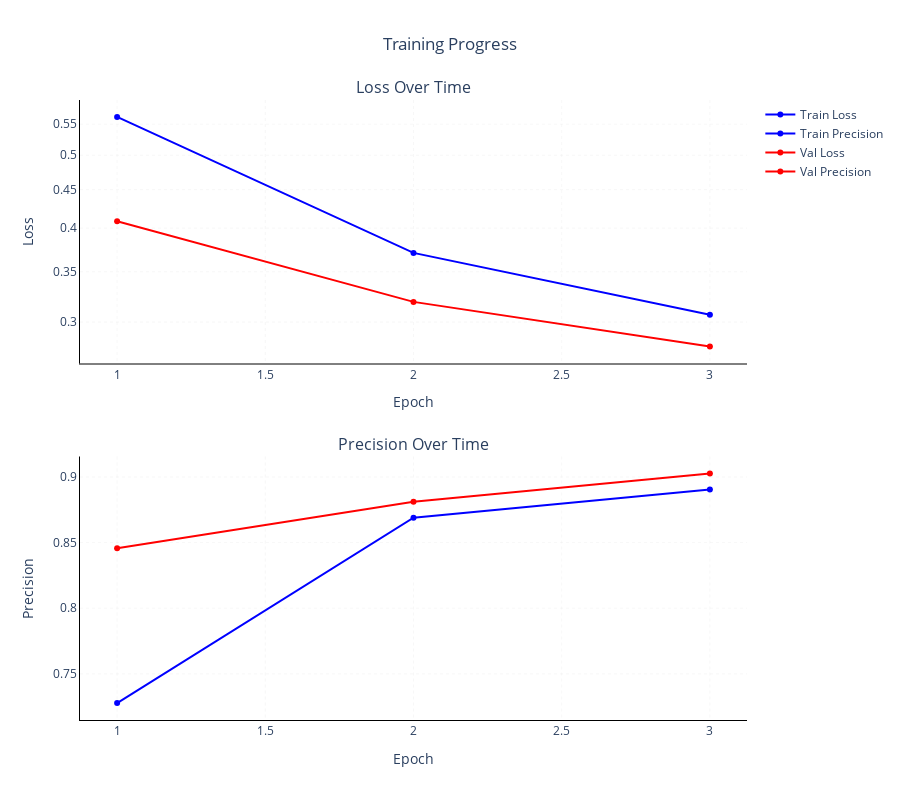

This figure's notebook cell:
### Markdown cell above
### plot training history

### Code cell
fig = plot_training_history('exps/exp1')
fig

### Figure 1 — Plotly figure (JSON) as saved in the notebook; plotly's stock layout.template omitted (floating-point values rounded to 4 significant figures)
{"data": [{"line": {"color": "blue"}, "mode": "lines+markers", "name": "Train Loss", "type": "scatter", "x": [1, 2, 3], "xaxis": "x", "y": [0.5623, 0.3708, 0.3069], "yaxis": "y"}, {"line": {"color": "blue"}, "mode": "lines+markers", "name": "Train Precision", "type": "scatter", "x": [1, 2, 3], "xaxis": "x2", "y": [0.7277, 0.869, 0.8905], "yaxis": "y2"}, {"line": {"color": "red"}, "mode": "lines+markers", "name": "Val Loss", "type": "scatter", "x": [1, 2, 3], "xaxis": "x", "y": [0.4084, 0.3191, 0.2783], "yaxis": "y"}, {"line": {"color": "red"}, "mode": "lines+markers", "name": "Val Precision", "type": "scatter", "x": [1, 2, 3], "xaxis": "x2", "y": [0.8457, 0.8812, 0.9027], "yaxis": "y2"}], "layout": {"annotations": [{"font": {"size": 16}, "showarrow": false, "text": "Loss Over Time", "x": 0.5, "xanchor": "center", "xref": "paper", "y": 1, "yanchor": "bottom", "yref": "paper"}, {"font": {"size": 16}, "showarrow": false, "text": "Precision Over Time", "x": 0.5, "xanchor": "center", "xref": "paper", "y": 0.425, "yanchor": "bottom", "yref": "paper"}], "height": 800, "paper_bgcolor": "white", "plot_bgcolor": "white", "showlegend": true, "title": {"text": "Training Progress", "x": 0.5}, "xaxis": {"anchor": "y", "domain": [0, 1], "gridcolor": "lightgrey", "griddash": "dot", "gridwidth": 0.2, "linecolor": "black", "linewidth": 1, "showgrid": true, "title": {"text": "Epoch"}, "zeroline": false}, "xaxis2": {"anchor": "y2", "domain": [0, 1], "gridcolor": "lightgrey", "griddash": "dot", "gridwidth": 0.2, "linecolor": "black", "linewidth": 1, "showgrid": true, "title": {"text": "Epoch"}, "zeroline": false}, "yaxis": {"anchor": "x", "domain": [0.575, 1], "gridcolor": "lightgrey", "griddash": "dot", "gridwidth": 0.2, "linecolor": "black", "linewidth": 1, "showgrid": true, "title": {"text": "Loss"}, "type": "log", "zeroline": false}, "yaxis2": {"anchor": "x2", "domain": [0, 0.425], "gridcolor": "lightgrey", "griddash": "dot", "gridwidth": 0.2, "linecolor": "black", "linewidth": 1, "showgrid": true, "title": {"text": "Precision"}, "zeroline": false}}}
